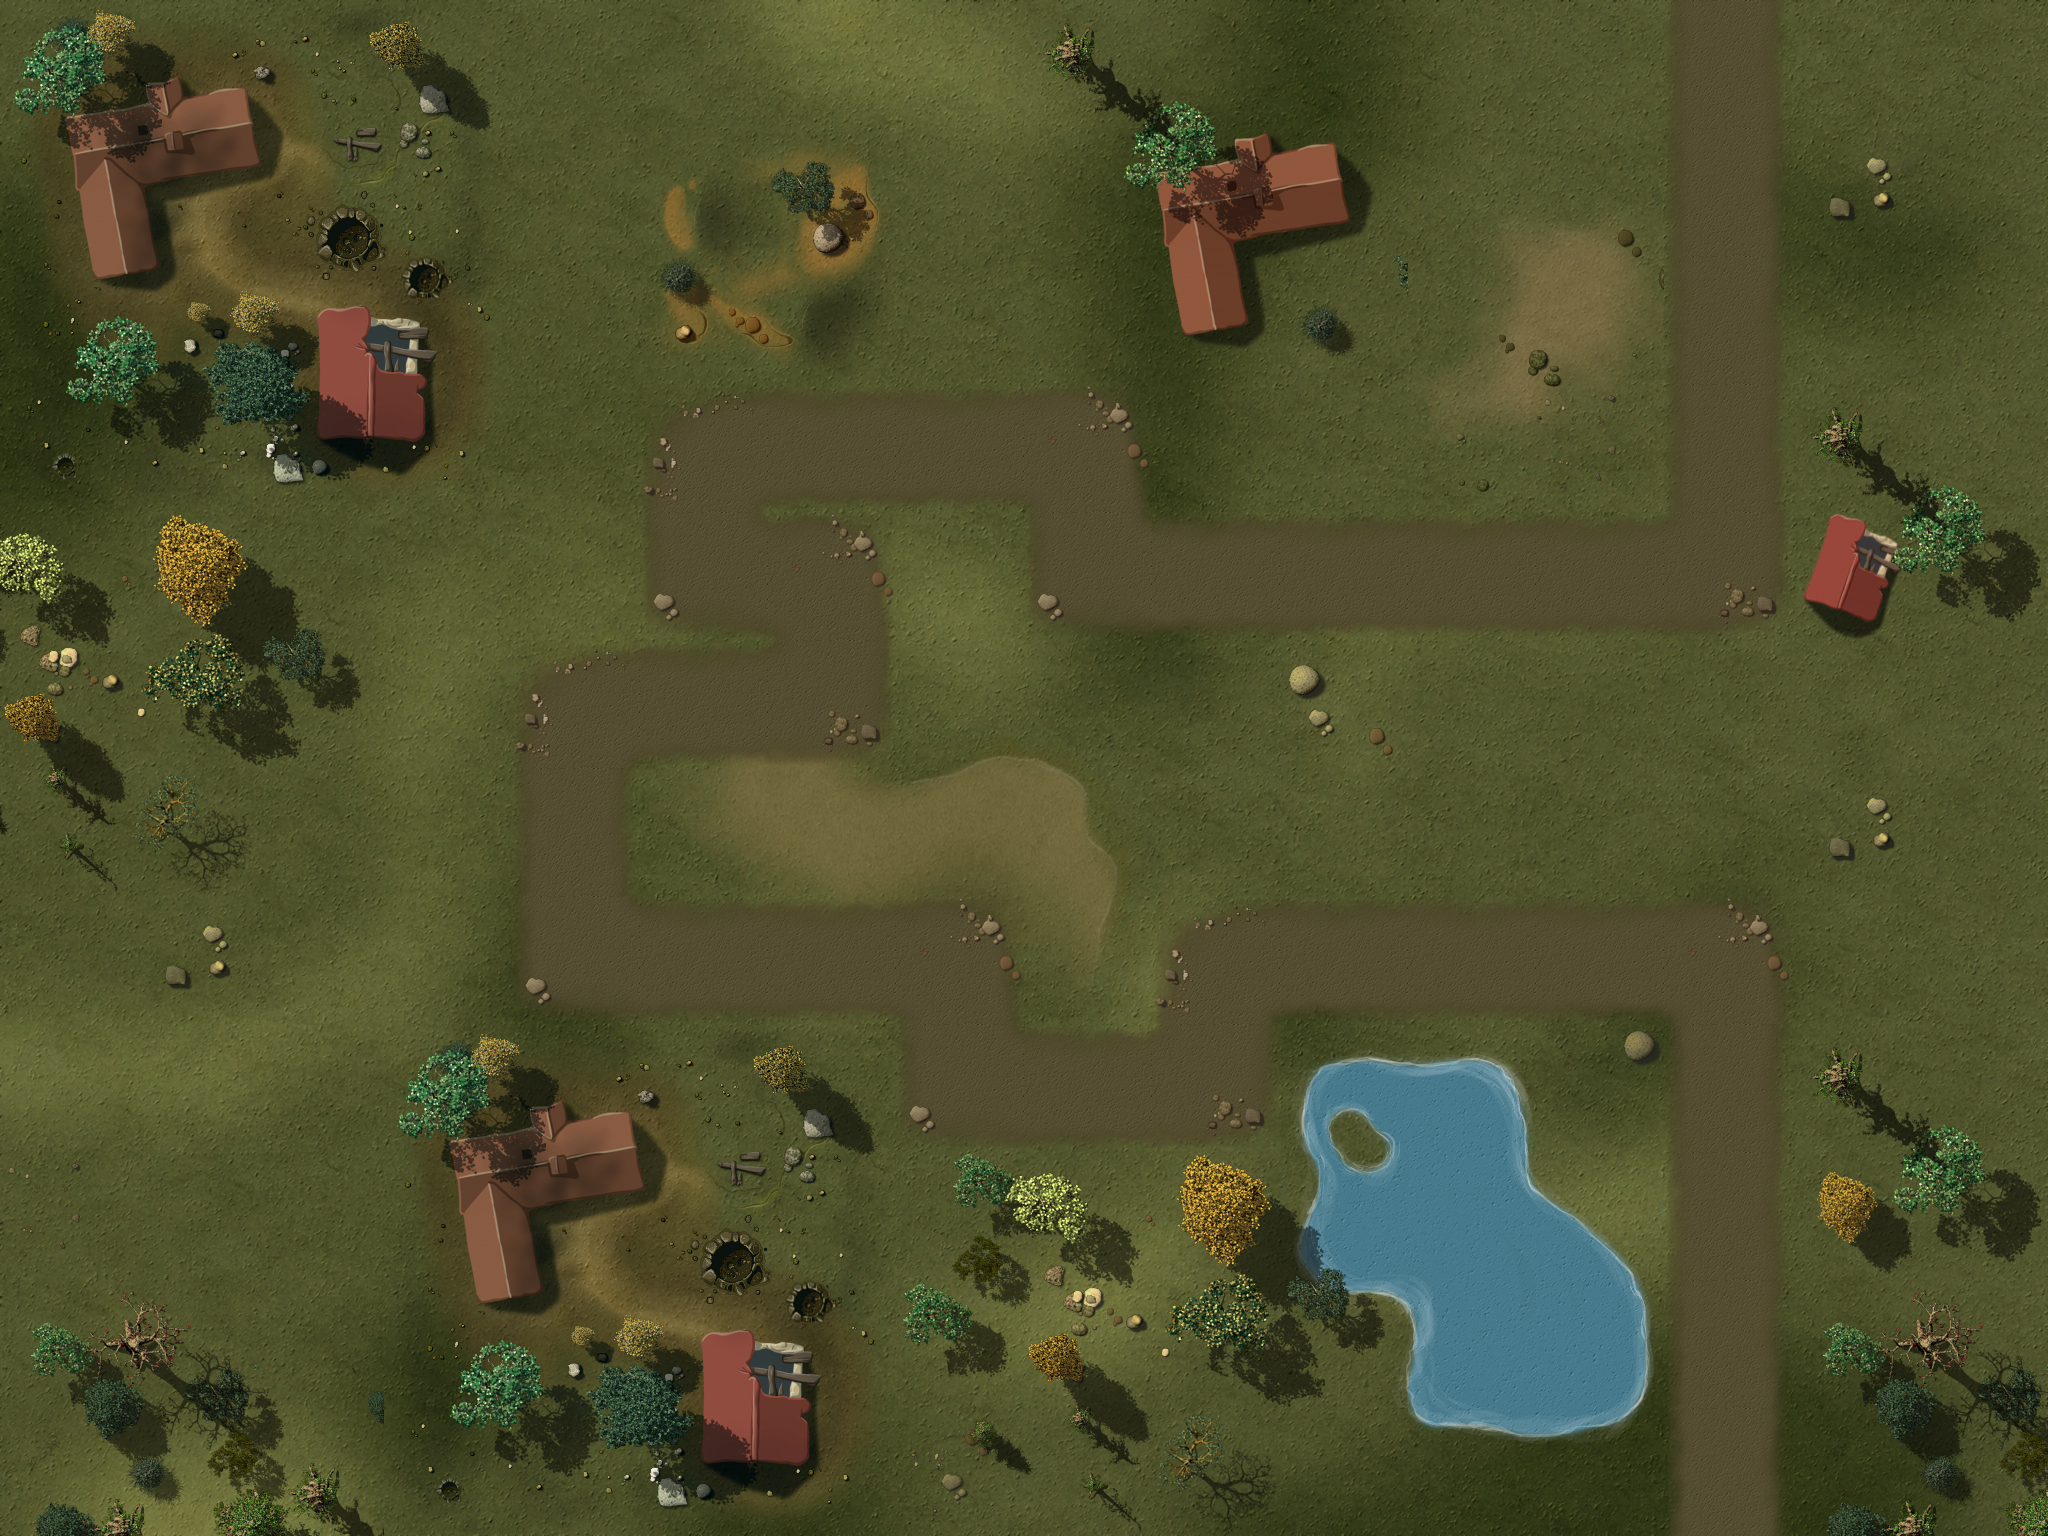

Tiled map render using the project's own tile images. Description and the map definition, with tile-layer contents summarised, below:
An orthogonal 16x12 tile map with 128x128 px tiles, 4 tile layers (Ground, Objects1, Objects2, Path), 1 hidden layer not drawn, 3 tilesets and 38 objects.

<map version="1.0" orientation="orthogonal" width="16" height="12" tilewidth="128" tileheight="128">
 <properties>
 <property name="wave01" value="1,4,4,5,1,5,4,4,5,1,4,5,1,5,1,5,1,5,1,5,1,5,2,2,5,1,5,1,5,1" />
<property name="wave02" value="1,2,5,1,5,2,10,10,10,2,10,10,5,1,2,2,5,1,10,10,10,10,10,2,2,5,1" />
<property name="wave03" value="1,5,1,2,4,4,5,1,5,3,3,4,5,2,5,2,5,1,4,4,5,1,2,4,4,4,5,1,4,4,3" />
<property name="wave04" value="1,2,5,1,5,2,4,4,10,10,10,2,10,3,5,2,2,3,10,5,1,2,2,5,1,10,10,10,10,10,2,2,5,1" />
<property name="wave05" value="10,10,10,10,10,10,10,10,10,10,10,10,10,10,10,10,10,10,10,10,10,10,10,10,10,10,10,10,10,10,10,10,10,10,10,10,10,10,10,10,10" />
<property name="wave06" value="10,10,10,10,4,4,10,10,10,10,5,5,5,7,7,4,4,4,10,10,10,10,4,10,7,5,5,10,10,10,10,4,4,7,10,5,5,5,1" />
<property name="wave07" value="4,7,4,7,4,7,5,7,5,4,10,10,10,10,10,10,4,4,4,7,4,10,10,10,5,5,10,5,10,10,1" />
<property name="wave08" value="1,5,5,5,10,10,10,7,4,7,4,5,5,5,10,10,10,10,5,5,5,7,7,4,4,7,10,10,10,10" />
<property name="wave09" value="1,5,10,10,10,6,6,10,10,10,7,10,10,5,5,4,7,4,5,5,5,5,5,4,7,10,10,10,10" />
<property name="wave10" value="10,10,10,10,10,10,10,10,10,10,10,10,10,102,10,10,10,10,10,10,10,10,10,103,10,10,10,10,10,10,10,10,10,10,10,10,10,5,5,5,5,10,10,10,10,10,10" />
<property name="wave11" value="4,7,4,7,4,7,5,7,5,4,10,10,10,10,10,10,4,4,4,7,4,10,10,10,5,5,10,5,10,10,1" />
<property name="wave12" value="10,10,10,10,4,9,9,9,10,10,11,11,11,6,6,5,5,5,4,10,10,3,10,10,10,10,10,10,10,10,10,10,10,10,10,10,10,10,10,10,10,7,10,5,5,5,5,3" />
<property name="wave13" value="2,3,4,5,5,5,5,7,7,4,4,5,5,7,5,5,4,7,4,5,5,5,5,5,3,6,5,5,8,6,4,4,4,5,6,3,7,7,5,3" />
<property name="wave14" value="10,10,10,10,10,6,10,9,10,10,10,5,5,5,5,5,5,5,10,10,10,10,9,10,5,5,5,5,2" />
<property name="wave15" value="3,5,10,10,10,10,10,9,5,5,7,7,9,5,5,6,4,10,10,10,10,10,10,5,5,5,5,4,4,7,9,10,10,10,10,10,10,5,5,5,5,5,5,5,6,5,5,11,11,8" />
<property name="wave16" value="10,10,6,5,5,6,10,9,4,4,9,10,10,10,10,10,5,5,5,7,7,4,4,4,10,10,10,10,4,10,7,5,5,10,10,10,10,4,4,7,10,5,5,5,1" />
<property name="wave17" value="10,10,10,5,10,10,6,10,5,10,10,10,10,10,5,10,10,10,10,10,10,5,10,10,5,10,10,10,10,5,10,10,10,10,7,10,10,7,10,10,2" />
<property name="wave18" value="2,10,10,10,9,10,6,5,9,3,6,5,5,11,11,11,11,6,5,5,9,3,8,10,10,10,4,4,4,4,7,5,5,5,5,5,5,5,5,10,10,10,7,8,5" />
<property name="wave19" value="5,4,7,5,5,4,8,5,5,7,7,6,6,4,6,7,5,5,4,5,4,6,4,9,5,5,5,4,9,6,5,5,5,4,6,9,7,5,5,5,5,7,4,7,5,10,10,10,7,5,5,5,5,8,5,7,9,3,4,4,4,6" />
<property name="wave20" value="1,5,5,5,5,5,5,5,5,7,102,5,5,5,5,11,11,5,8,9,9,9,11,11,11,9,6,5,5,5,5,5,5,5,5,5,5,5,5,101,5,5,5,10,10,10,10,5,5,7,5,5,5" />
<property name="wave21" value="10,10,10,5,10,10,10,5,10,10,6,6,5,5,7,9,3,4,4,5,5,10,10,10,10,10,10,5,5,5,4,10,10,10,10,10,5,10,10,10,10,10,10,5,10,10,5,10,10,10,10,5,10,10,10,10,7,10,10,7,10,10,2" />
<property name="wave22" value="6,7,7,7,7,7,4,5,4,5,4,4,7,5,5,5,6,6,5,8,11,11,11,8,9,3,4,4,4,5,7,7,9,4,7,7,7,9,5,5,9,5,5,9,6,5,5,6,6,7,7,4,7,5,5,5,4,6,4" />
<property name="wave23" value="7,7,6,4,4,4,9,5,5,5,7,5,5,8,9,3,5,5,7,7,4,4,7,7,7,9,9,9,11,11,9,3,6,5,5,5,6,5,5,7,7,7,7,5,5,6,6,5,5,6,5,5,5,6,6,6,5,7,4,4,5,5,6,4,5,5,8" />
<property name="wave24" value="1,7,5,5,5,7,10,10,10,7,10,10,5,5,7,7,5,5,10,9,9,8,5,5,10,10,7,7,4,4,4,6,5,5,6,5,5,8,10,10,9,4,4,4,10,10,10,10,10,10,7,7,5,5,5,6,5,4,4,9,4,4,7,7,9,3,9,5,8" />
<property name="wave25" value="3,10,10,10,10,10,10,10,4,4,7,4,4,10,10,10,10,4,4,7,11,11,5,9,9,11,11,6,6,5,5,5,5,4,4,4,5,4,5,10,10,10,10,10,10,10,10,10,10,10,7,4,4,5,5,5,5,5" />
<property name="wave26" value="1,5,5,5,10,10,10,5,10,8,6,5,7,4,4,4,6,9,3,9,7,7,7,11,11,11,9,10,10,5,5,5,5,8,8,5,5,6,6,6,7,7,5,7,7,5,5,9,3,7,5,7,5,7,7,5,5,10,10,10,10,5,6,6,4" />
<property name="wave27" value="1,5,5,5,5,5,5,5,5,5,5,5,5,5,5,7,7,5,5,5,6,5,5,6,5,5,6,5,6,4,4,5,5,5,5,5,7,5,7,5,5,5,4,4,5,5,5,4,4,5,5,1" />
<property name="wave28" value="7,5,5,5,6,5,5,5,5,5,5,4,5,5,6,8,8,5,5,6,5,9,3,4,4,4,6,7,7,6,5,5,4,0,10,10,10,10,7,10,10,7,10,6,4,4,10,10,10,7,10,10,10,10,10,10,10,6,10,4,4,9,3,4,4,4,8,5,5,6" />
<property name="wave29" value="1,7,5,5,5,7,10,10,10,7,10,10,5,5,7,7,5,5,10,10,10,10,10,7,7,5,5,6,7,7,6,8,7,7,9,9,5,11,11,11,5,6,5,5,5,6,9,3,8,4,4,4,4,5,5,5,11,11,6,11,11,8,5" />
<property name="wave30" value="2,7,5,5,4,5,4,4,4,5,5,5,9,9,9,9,9,102,6,10,5,5,5,7,9,5,5,5,5,4,4,4,9,5,5,5,5,6,8,7,7,7,9,9,9,9,10,10,10,10,10,10,103,10,10,5,5,11,11,11,6,11,5,5,5,1" />
<property name="wave31" value="9,9,9,9,10,10,10,10,10,6,5,5,6,8,8,5,5,8,8,5,5,5,9,9,5,5,9,6,11,11,11,10,8,5,5,11,11,11,6,10,9,9,9,10,10,10,10,10,5,5,4,5,5,5,6,5,5,5,11,11,11,11,9,8" />
<property name="wave32" value="1,7,5,8,7,7,5,5,4,5,8,7,5,7,6,5,5,5,5,9,5,4,4,4,4,9,3,7,7,5,4,6,5,5,5,5,6,5,5,7,7,5,5,5,7,7,7,9,3,5,5,9,5,5,7,5,5,11,9,9,9,5,5,9,9,6,5,5,7,8,8,9,3" />
<property name="wave33" value="8,10,10,10,8,7,7,10,10,10,10,5,5,5,6,9,9,5,5,11,11,6,8,11,11,8,5,10,10,10,10,7,9,10,10,6,5,5,4,4,11,11,11,8,5,5,5,8,10,7,7,7,9,5,5,6,5,5" />
<property name="wave34" value="9,8,7,9,8,7,5,5,5,5,7,7,7,9,3,7,5,5,5,5,5,6,10,4,10,10,6,6,10,5,5,5,6,5,5,6,5,8,9,5,5,5,5,4,5,5,4," />
<property name="wave35" value="6,6,5,5,5,5,5,6,7,6,6,5,5,5,5,8,7,7,7,5,5,7,4,4,4,5,5,4,4,9,5,5,11,11,11,8,5,5,6,5,7,5,5,9,3,7,4,4,7,7,7,6,6,9,5,5,5,7,7,5,5,5,5,5,5,5,4,7,5,5,5,1" />
<property name="wave36" value="6,10,10,10,10,10,10,10,10,10,10,10,10,10,10,10,6,6,5,5,5,7,7,10,10,6,10,10,10,5,5,6,5,5,8,10,10,10,10,10,10,10,10,10,10,5,5,5,5,5,5,7,10,10,10,10,3" />
<property name="wave37" value="10,10,10,5,10,5,5,4,10,10,4,10,10,8,11,11,11,8,11,11,6,11,11,5,5,9,9,5,9,5,4,4,8,6,10,10,5,5,5,5,5,11,11,11,6,6,5,5,5,11,11,8,8,10,5,5,5,4,5,4,5,7,5,5,5,5,7,7,7,7,5,5,5,6,1" />
<property name="wave38" value="4,4,7,7,5,5,8,5,5,5,7,5,9,9,10,11,11,9,6,5,5,5,6,6,5,5,4,5,6,7,7,4,4,4,5,4,4,9,4,5,5,11,11,6,11,11,11,9,9,8,5,8,5,7,7,5,5,4,4,5,5,5,7,7,5,5,5,5,5,5,6,6,5,5,5,5,7" />
<property name="wave39" value="10,10,10,10,10,10,8,10,10,10,10,10,5,5,5,8,4,4,4,4,9,3,9,3,8,10,9,9,10,10,6,6,4,5,4,4,5,5,6,5,10,7,8,10,6,10,10,10,10,6,10,10,10,10,10,10,6,10,10,10,10,10,10,10,10,5,5,5,5,10,10,8,11,11,11,8,10,10,10,10" />
<property name="wave40" value="4,4,10,10,10,5,10,10,6,6,5,5,5,10,5,10,11,8,11,101,5,5,5,6,5,8,10,5,10,10,10,10,10,5,10,10,6,10,10,11,11,11,5,5,5,6,9,5,7,7,7,5,5,7,8,5,10,10,5,10,10,10,10,5,10,10,10,10,7,10,10,7,10,10,103" />
 </properties>
 <tileset firstgid="1" name="ground" tilewidth="128" tileheight="128">
  <image source="tilesWorld1.png" width="2048" height="2048" />
 </tileset>
 <tileset firstgid="257" name="path" tilewidth="128" tileheight="128">
  <image source="path01.png" width="512" height="512" />
 </tileset>
 <tileset firstgid="273" name="ground" tilewidth="2048" tileheight="1536">
  <image source="ground5.jpg" width="2048" height="1536" />
 </tileset>
 <layer name="Ground" width="16" height="12">
  <data>[192 cells, 1 non-empty, 1 distinct tile ids]</data>
 </layer>
 <layer name="Objects1" width="16" height="12">
  <data>[192 cells, 86 non-empty, 64 distinct tile ids]</data>
 </layer>
 <layer name="Objects2" width="16" height="12">
  <data>[192 cells, 32 non-empty, 19 distinct tile ids]</data>
 </layer>
 <layer name="Path" width="16" height="12">
  <data>[192 cells, 36 non-empty, 6 distinct tile ids]</data>
 </layer>
 <objectgroup name="Objects3" width="16" height="12">
  <object gid="233" x="1254" y="1124" />
  <object gid="233" x="1010" y="262" />
  <object gid="230" x="1272" y="562" />
  <object gid="247" x="1344" y="506" />
  <object gid="233" x="1260" y="506" />
  </objectgroup>
 <objectgroup name="Locked" width="16" height="12">
  <!-- 20 objects omitted --></objectgroup>
 <objectgroup name="Waypoints" width="16" height="12">
  <!-- 1 objects omitted --></objectgroup>
 <layer name="blendAdd" width="16" height="12" visible="0">
  <data>[192 cells, 0 non-empty, 0 distinct tile ids]</data>
 </layer>
</map>
<!-- 33 of 38 objects omitted -->
